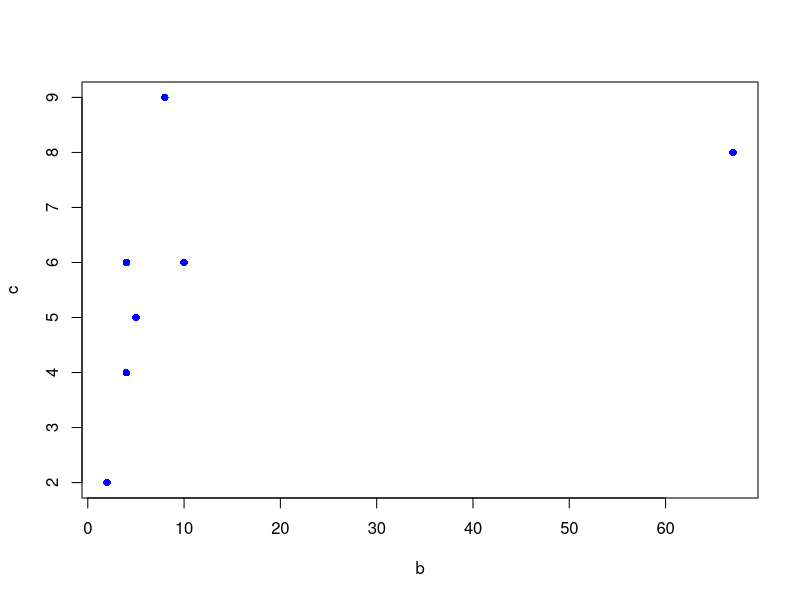

Recreate this plot in R.
## ---- chunk 1
knitr::opts_chunk$set(echo = TRUE)
## ---- chunk 2
summary(cars)
## ---- chunk 3
library(tidyverse)  
a <- c(3,4,5,6,7,8)
## ---- chunk 4
b <- c(5,67,8,4,2,4,5,10)
c <- c(5,8,9,6,2,4,5,6)

plot(b,c, pch = 16, col = 'blue', lty = 4)

